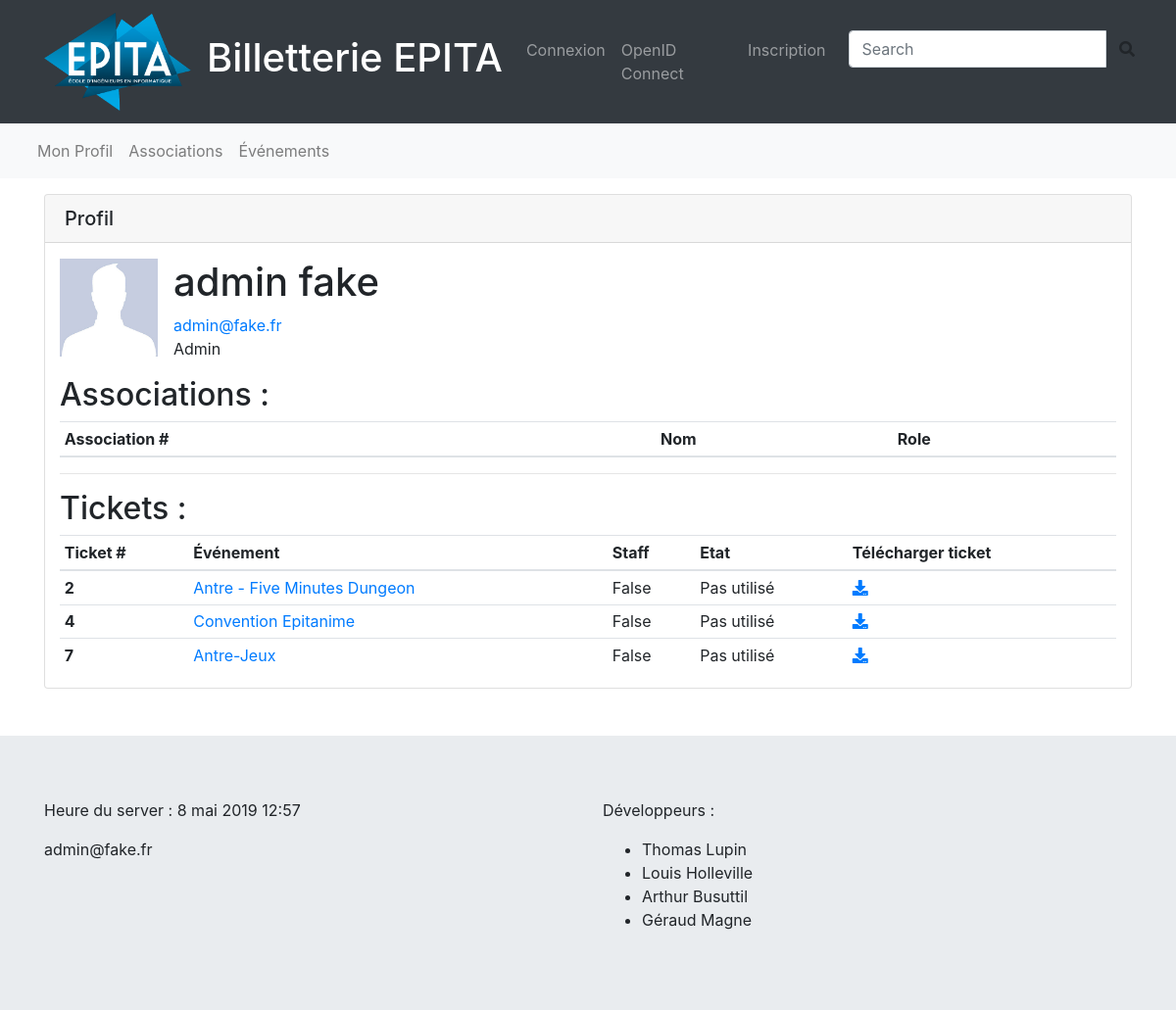
The page /profile/2 on the database as committed earlier.
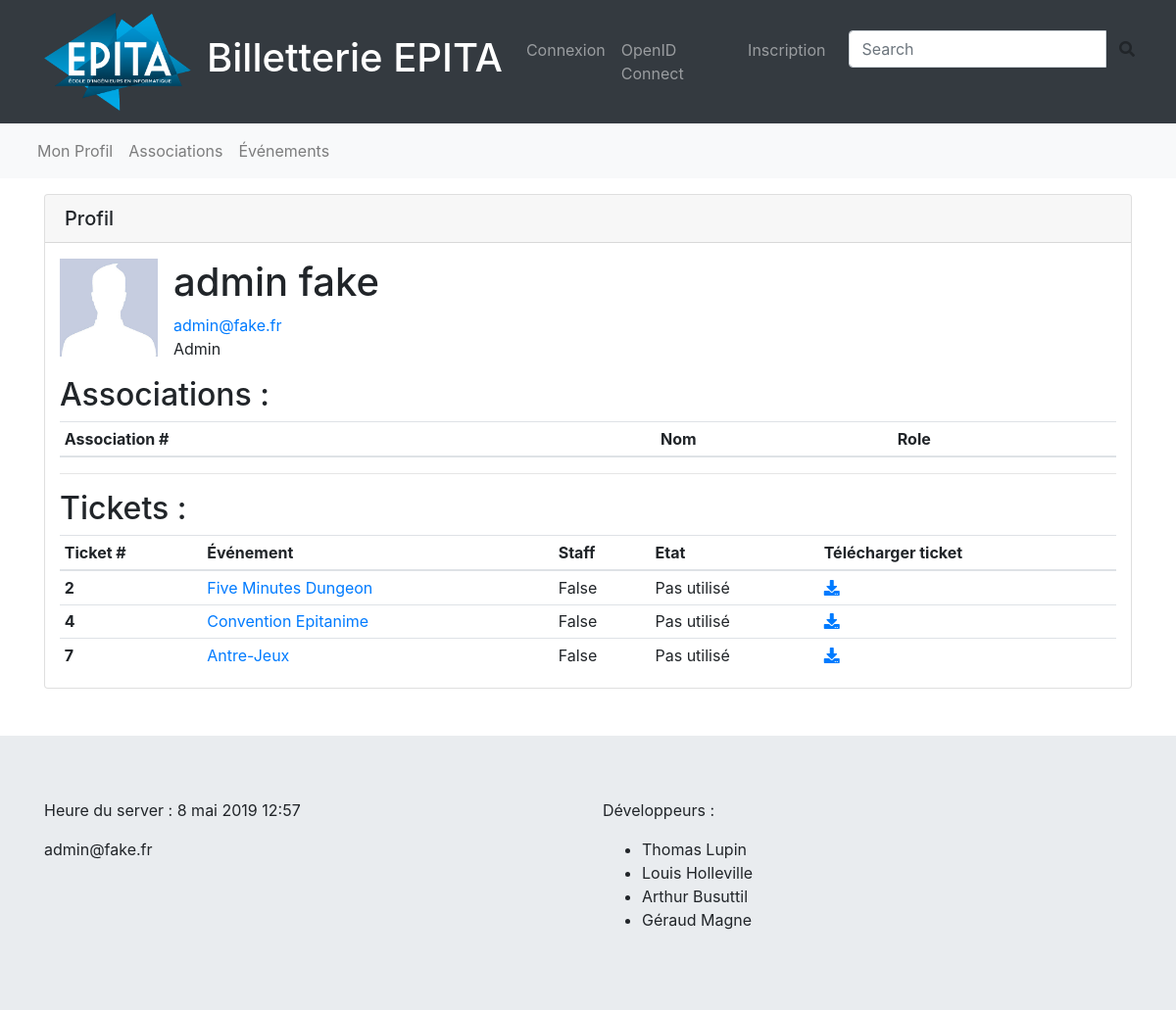
The same page on the database as committed later.
### billapp/models.py (models this page shows, shortened)
class Ticket(models.Model):
    user = models.ForeignKey(User, on_delete=models.CASCADE)
    event = models.ForeignKey(Event, on_delete=models.CASCADE)
    category = models.BooleanField()
    state = models.IntegerField()

class Event(models.Model):
    title = models.CharField(max_length=128)
    description = models.TextField()
    association = models.ForeignKey(Association, on_delete=models.CASCADE)
    manager = models.ForeignKey(User, on_delete=models.CASCADE)
    premium = models.BooleanField()
    begin = models.DateTimeField()
    end = models.DateTimeField()
    begin_register = models.DateTimeField()
    end_register = models.DateTimeField()
    place = models.CharField(max_length=128)
    price_ionis = models.FloatField()
    price = models.FloatField()
    ext_capacity = models.IntegerField()
    int_capacity = models.IntegerField()
    staff_capacity = models.IntegerField()
    promotion_image_path = models.ImageField(upload_to=promo_image_path)
    validation_state = models.BooleanField()
    show_capacity = models.BooleanField()

### billapp/views.py (the view)
# urls.py: path('profile/<int:pk>', views.ProfileView.as_view(), name='profile'),
class ProfileView(generic.DetailView):
    model = User
    context_object_name = 'obj'
    template_name = 'billapp/profile.html'

### billapp/templatetags/tools.py (called while the page is built)
@register.filter
def get_photo(user):
    try :
        user.social_auth.get(provider="epita")
        return "https://photos.cri.epita.fr/" + user.username
    except:
        return static('billapp/img/profile-placeholder.jpg')

@register.simple_tag
def get_admin_email():
    user = User.objects.filter(groups__name="Admin")
    if not user:
        return "NO ADMIN"
    return user[0].email

### billapp/templates/billapp/profile.html (shortened to what this page needs)
{% extends 'base.html' %}
{% load static %}
{% load tools %}
{% block content %}
    <div class="card mt-3">
        <h5 class="card-header">Profil</h5>
        <div class="container">
            <div class="media mt-3">
                <img height="100" src="{{ request.user | get_photo }}" class="mr-3"
                     alt="{{ object.username }}">
                <div class="media-body align-middle">
                    <h1 class="">{{ object.first_name }} {{ object.last_name }}</h1>
                    <a href="mailto:{{ object.email }}">{{ object.email }}</a>
                    <p>{{ object.username }}</p>
                </div>
            </div>
            <h2>Associations :</h2>
            <table class="table table-sm">
                <thead>
                <tr>
                    <th scope="col">Association #</th>
                    <th scope="col">Nom</th>
                    <th scope="col">Role</th>
                </tr>
                </thead>
            </table>
            <hr>
            <h2>Tickets :</h2>
            <table class="table table-sm">
                <thead>
                <tr>
                    <th scope="col">Ticket #</th>
                    <th scope="col">Événement</th>
                    <th scope="col">Staff</th>
                    <th scope="col">Etat</th>
                    <th scope="col">Télécharger ticket</th>
                </tr>
                </thead>
                <tbody>
                {% for tick in object.ticket_set.all %}
                    <tr>
                        <th scope="row">{{ tick.pk }}</th>
                        <td><a href="{% url 'event' pk=tick.event.pk %}">{{ tick.event.title }}</a></td>
                        <td>{{ tick.category }}</td>
                        <td>{% if tick.state == 0 %}
                                Expiré
                            {% elif tick.state == 1 %}
                                Pas utilisé
                            {% elif tick.state ==  2 %}
                                Utilisé
                            {% else %}
                                En pause
                            {% endif %}</td>
                        <td><a href="{% url 'reg_event_success' pk=tick.pk %}"><i class="fas fa-download"></i></a></td>
                    </tr>
                {% endfor %}
                </tbody>
            </table>
        </div>
    </div>
{% endblock content %}

Rows that differ between the two databases and show on the page:
changed through a linked row, Ticket id 2: event "Antre - Five Minutes Dungeon" → "Five Minutes Dungeon"
